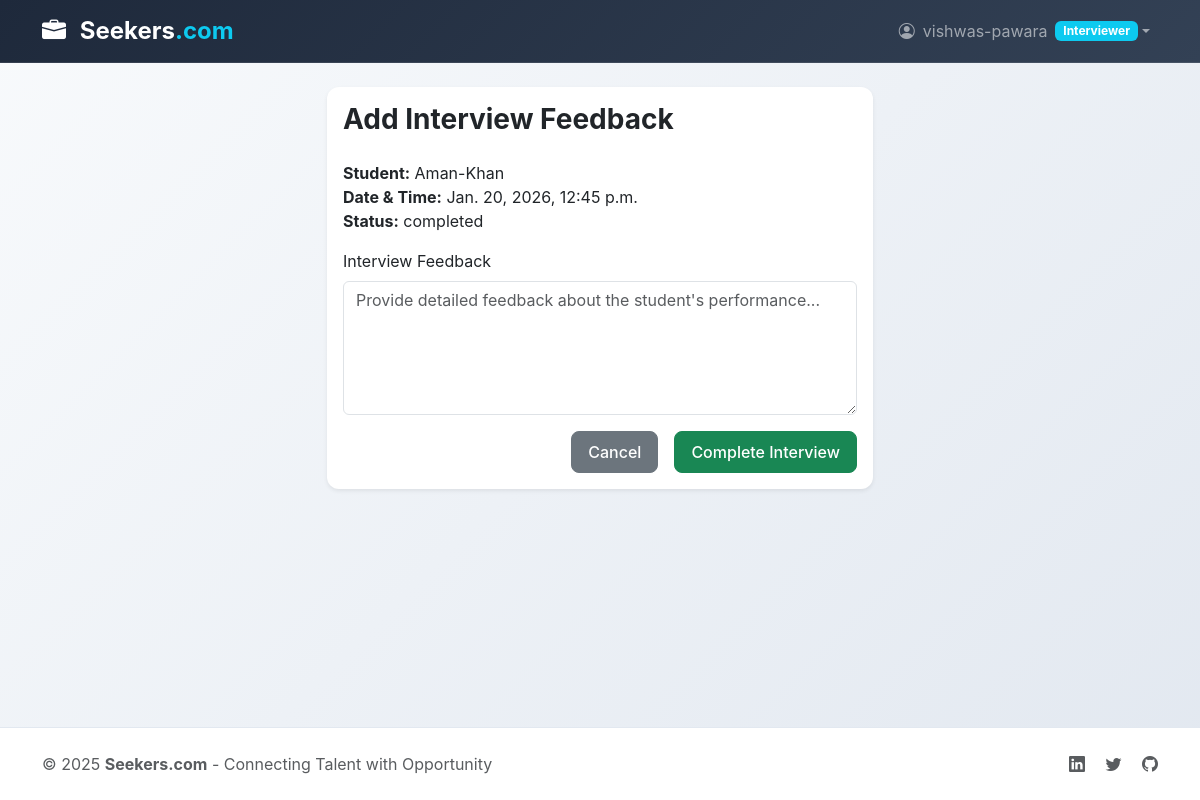
The app's page /interviews/feedback/13/ (signed in) with its own data.
### accounts/models.py (models this page shows)
class User(AbstractUser):
    ROLE_CHOICES = (
        ('student', 'Student'),
        ('company', 'Company'),
        ('interviewer', 'Interviewer'),
        ('admin', 'Admin'),
    )
    role = models.CharField(max_length=20, choices=ROLE_CHOICES)

### interviews/models.py (models this page shows, shortened)
class InterviewBooking(models.Model):
    student = models.ForeignKey(User, on_delete=models.CASCADE, related_name='student_interviews')
    interviewer = models.ForeignKey(User, on_delete=models.CASCADE, related_name='interviewer_interviews')
    scheduled_at = models.DateTimeField()
    status = models.CharField(
        max_length=20,
        choices=[('booked','Booked'),('completed','Completed'),('cancelled','Cancelled')],
        default='booked'
    )
    feedback = models.TextField(blank=True)
    created_at = models.DateTimeField(auto_now_add=True)
    meeting_link = models.URLField(blank=True, null=True)

### accounts/decorators.py (the view)
        def wrapper(request, *args, **kwargs):
            if not hasattr(request.user, 'profile'):
                return redirect('login')
            if request.user.profile.role != role:
                return redirect('login')
            return view_func(request, *args, **kwargs)

### interviews/views.py (called while the page is built)
@login_required
@role_required('interviewer')
def add_feedback(request, interview_id):
    interview = InterviewBooking.objects.get(id=interview_id)
    if request.method == 'POST':
        interview.feedback = request.POST['feedback']
        interview.status = 'completed'
        interview.save()
        return redirect('my_interviews')
    return render(request, 'interviews/add_feedback.html', {'interview': interview})

### templates/interviews/add_feedback.html (shortened to what this page needs)
{% extends 'base.html' %}
{% block content %}
<div class="row justify-content-center">
    <div class="col-md-6">
        <div class="card shadow-sm">
            <div class="card-body">
                <h3 class="fw-bold mb-4">Add Interview Feedback</h3>
                <div class="mb-3">
                    <strong>Student:</strong> {{ interview.student.username }}<br>
                    <strong>Date & Time:</strong> {{ interview.scheduled_at }}<br>
                    <strong>Status:</strong> {{ interview.status }}
                </div>
                <form method="post">
                    <div class="mb-3">
                        <label for="feedback" class="form-label">Interview Feedback</label>
                        <textarea name="feedback" id="feedback" class="form-control" rows="5"
                                  placeholder="Provide detailed feedback about the student's performance..." required></textarea>
                    </div>
                    <div class="d-grid gap-2 d-md-flex justify-content-md-end">
                        <a href="{% url 'my_interviews' %}" class="btn btn-secondary me-md-2">Cancel</a>
                        <button type="submit" class="btn btn-success">Complete Interview</button>
                    </div>
                </form>
            </div>
        </div>
    </div>
</div>
{% endblock %}

### templates/base.html (shortened to what this page needs)
<!DOCTYPE html>
<html lang="en">
<head>
    <link href="https://cdn.jsdelivr.net/npm/bootstrap@5.3.2/dist/css/bootstrap.min.css" rel="stylesheet">
    <link href="https://cdn.jsdelivr.net/npm/bootstrap-icons@1.11.0/font/bootstrap-icons.css" rel="stylesheet">
</head>
<body class="d-flex flex-column min-vh-100">
<nav class="navbar navbar-expand-lg navbar-dark sticky-top">
    <div class="container">
        <a class="navbar-brand" href="{% url 'home' %}">
            <i class="bi bi-briefcase-fill me-2"></i>
            Seekers<span class="text-info">.com</span>
        </a>
        <div class="collapse navbar-collapse" id="navbarNav">
            <div class="navbar-nav ms-auto">
                {% if user.is_authenticated %}
                    <div class="nav-item dropdown">
                        <a class="nav-link dropdown-toggle d-flex align-items-center" href="#" role="button" data-bs-toggle="dropdown">
                            <i class="bi bi-person-circle me-2"></i>
                            {{ user.username }}
                            <span class="badge bg-info ms-2">{{ user.role|title }}</span>
                        </a>
                    </div>
                {% endif %}
            </div>
        </div>
    </div>
</nav>
<main class="flex-grow-1">
    <div class="container py-4">
        {% block content %}
        {% endblock %}
    </div>
</main>
<footer class="footer py-4">
    <div class="container text-center">
        <div class="row align-items-center">
            <div class="col-md-6 text-md-start">
                <p class="mb-0 text-muted">
                    © 2025 <strong>Seekers.com</strong> - Connecting Talent with Opportunity
                </p>
            </div>
            <div class="col-md-6 text-md-end">
                <div class="social-links">
                    <a href="#" class="text-muted me-3"><i class="bi bi-linkedin"></i></a>
                    <a href="#" class="text-muted me-3"><i class="bi bi-twitter"></i></a>
                    <a href="#" class="text-muted"><i class="bi bi-github"></i></a>
                </div>
            </div>
        </div>
    </div>
</footer>
</body>
</html>

### templates/base.html (style rules this page uses)
:root { --primary-color: #2563eb; --secondary-color: #64748b; --success-color: #059669; --warning-color: #d97706; --danger-color: #dc2626; }
body { font-family: 'Inter', -apple-system, BlinkMacSystemFont, sans-serif; background: linear-gradient(135deg, #f8fafc 0%, #e2e8f0 100%); min-height: 100vh; }
.navbar-brand { font-weight: 700; font-size: 1.5rem; }
.card { border: none; border-radius: 12px; box-shadow: 0 4px 6px -1px rgba(0, 0, 0, 0.1); transition: all 0.3s ease; }
.btn { border-radius: 8px; font-weight: 500; padding: 0.5rem 1rem; transition: all 0.2s ease; }
.navbar { background: linear-gradient(135deg, #1e293b 0%, #334155 100%) !important; backdrop-filter: blur(10px); border-bottom: 1px solid rgba(255, 255, 255, 0.1); }
.footer { background: white; border-top: 1px solid #e2e8f0; margin-top: auto; }

### records on screen
User: username "vishwas-pawara", role "Interviewer"
InterviewBooking: student.username "Aman-Khan", scheduled_at "Jan. 20, 2026, 12:45 p.m.", status "completed"
